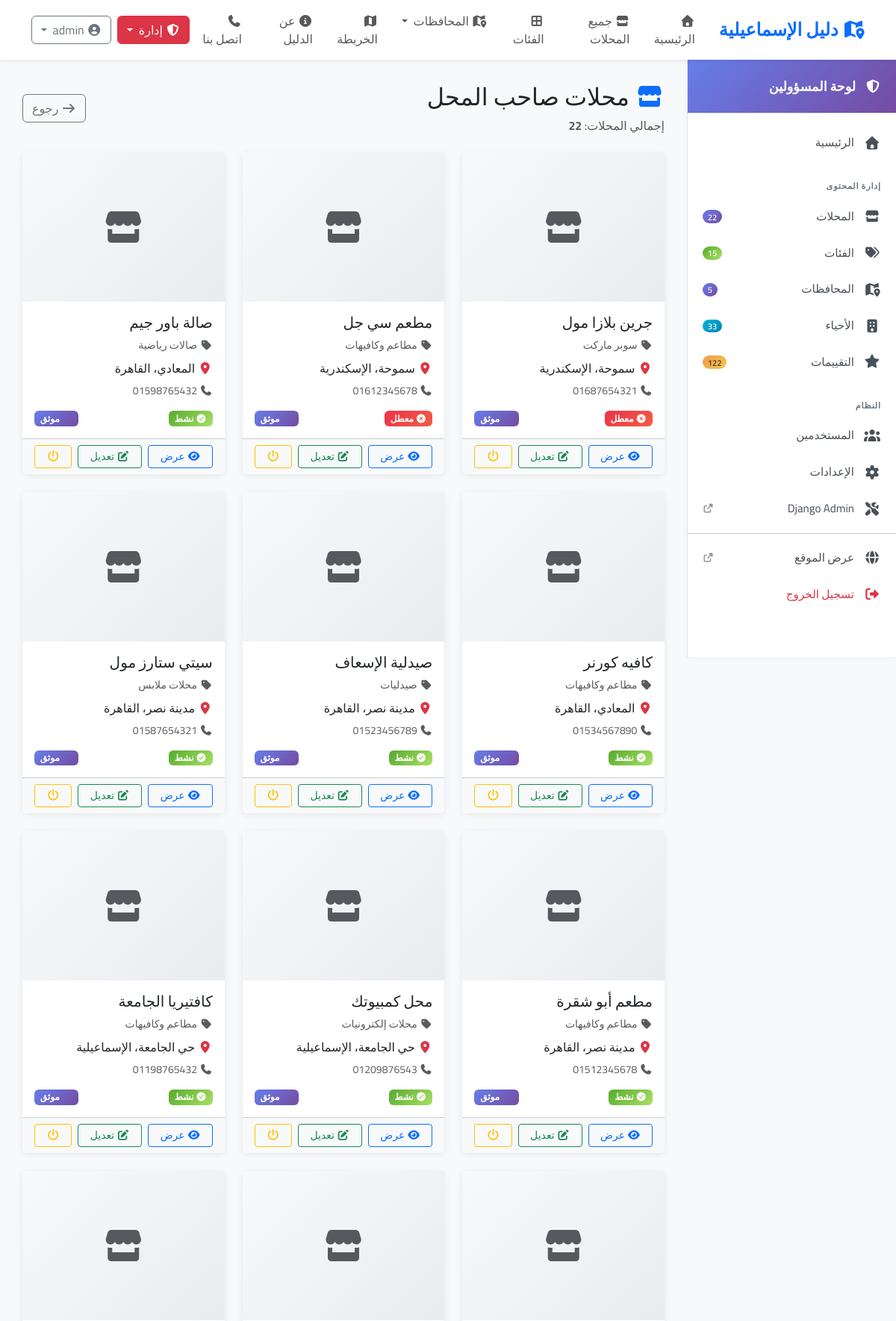
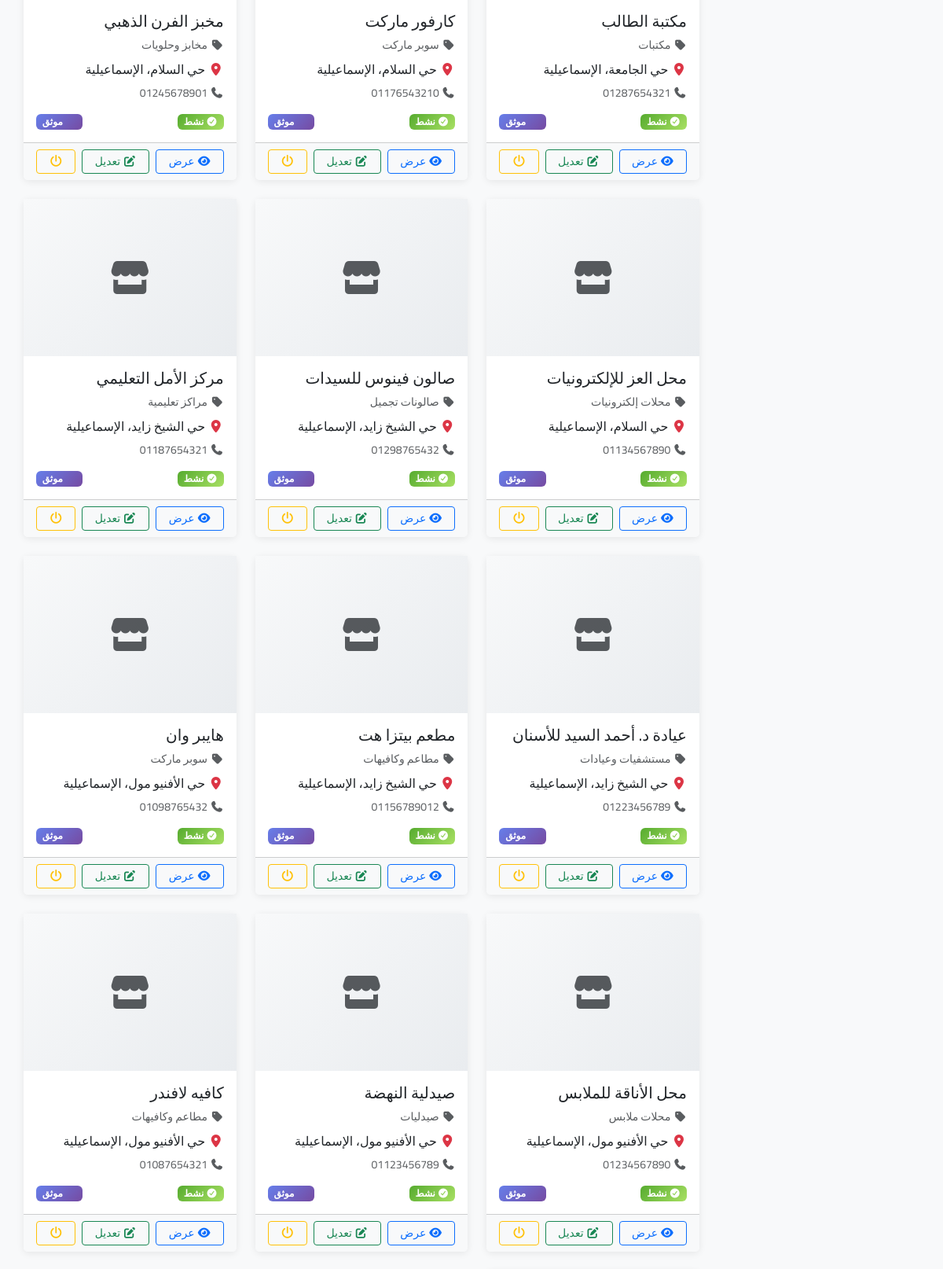
Page /accounts/admin/users/24/businesses/ (signed in, upper part) on the committed database (2 pictures, top to bottom).
### accounts/models.py (models this page shows, shortened)
class User(AbstractUser):
    USER_TYPE_CHOICES = (
        ('admin', 'مدير النظام'),
        ('vendor', 'صاحب محل'),
        ('customer', 'عميل'),
    )
    user_type = models.CharField(
        max_length=10,
        choices=USER_TYPE_CHOICES,
        default='customer',
        verbose_name='نوع المستخدم'
    )
    phone = models.CharField(
        max_length=15,
        blank=True,
        null=True,
        verbose_name='رقم الهاتف'
    )
    is_verified = models.BooleanField(
        default=False,
        verbose_name='تم التحقق'
    )
    class Meta:
        verbose_name = 'مستخدم'
        verbose_name_plural = 'المستخدمون'

### directory/models.py (models this page shows, shortened)
class Business(models.Model):
    phone_regex = RegexValidator(
        regex=r'^01[0-2,5]{1}[0-9]{8}$',
        message="أدخل رقم هاتف مصري صحيح (مثال: 01234567890)"
    )
    owner = models.ForeignKey(
        settings.AUTH_USER_MODEL,
        on_delete=models.CASCADE,
        related_name='businesses',
        related_query_name='business',
        verbose_name='المالك'
    )
    name = models.CharField(
        max_length=200,
        verbose_name='اسم المحل',
        db_index=True
    )
    slug = models.SlugField(
        max_length=250,
        unique=True,
        blank=True,
        allow_unicode=True,
        verbose_name='الرابط'
    )
    logo = models.ImageField(
        upload_to='businesses/logos/%Y/%m/',
        blank=True,
        null=True,
        verbose_name='اللوجو',
        help_text='يُفضل صورة مربعة 500x500 بكسل'
    )
    category = models.ForeignKey(
        Category,
        on_delete=models.PROTECT,
        related_name='businesses',
        related_query_name='business',
        verbose_name='الفئة'
    )
    district = models.ForeignKey(
        District,
        on_delete=models.PROTECT,
        related_name='businesses',
        related_query_name='business',
        verbose_name='الحي'
    )
    phone = models.CharField(
        max_length=15,
        validators=[phone_regex],
        verbose_name='رقم الهاتف',
        help_text='مثال: 01234567890'
    )
    whatsapp = models.CharField(
        max_length=15,
        blank=True,
        validators=[phone_regex],
        verbose_name='واتساب',
        help_text='رقم واتساب (اختياري)'
    )
    email = models.EmailField(
        blank=True,
        verbose_name='البريد الإلكتروني'
    )
    website = models.URLField(
        blank=True,
        verbose_name='الموقع الإلكتروني',
        help_text='رابط الموقع الإلكتروني للمحل (اختياري)'
    )
    facebook = models.URLField(
        blank=True,
        verbose_name='فيسبوك',
        help_text='رابط صفحة الفيسبوك (اختياري)'
    )
    instagram = models.URLField(
        blank=True,
        verbose_name='إنستجرام',
        help_text='رابط حساب الإنستجرام (اختياري)'
    )
    twitter = models.URLField(
        blank=True,
        verbose_name='تويتر',
        help_text='رابط حساب تويتر (اختياري)'
    )
    address = models.TextField(
        verbose_name='العنوان',
        help_text='العنوان التفصيلي للمحل'
    )
    location_url = models.URLField(
        blank=True,
        verbose_name='رابط الموقع (Google Maps)',
        help_text='رابط موقع المحل على خرائط جوجل (اختياري)'
    )
    latitude = models.DecimalField(
        max_digits=9,
        decimal_places=6,
        null=True,
        blank=True,
        verbose_name='خط العرض',
        help_text='يتم تحديده تلقائياً من الخريطة'
    )
    longitude = models.DecimalField(
        max_digits=9,
        decimal_places=6,
        null=True,
        blank=True,
        verbose_name='خط الطول',
        help_text='يتم تحديده تلقائياً من الخريطة'
    )
    description = models.TextField(
        verbose_name='الوصف',
        help_text='وصف تفصيلي عن المحل والخدمات المقدمة'
    )
    working_hours = models.TextField(
        blank=True,
        verbose_name='ساعات العمل',
        help_text='مثال: السبت-الخميس: 9 صباحاً - 10 مساءً | الجمعة: 2 مساءً - 10 مساءً'
    )
    view_count = models.PositiveIntegerField(
        default=0,
        verbose_name='عدد المشاهدات',
        editable=False
    )
    is_active = models.BooleanField(
        default=False,
        verbose_name='نشط',
        help_text='تفعيل/إيقاف ظهور المحل في الموقع'
    )
    is_verified = models.BooleanField(
        default=False,
        verbose_name='موثّق',
        help_text='تم التحقق من صحة المحل'
    )
    is_featured = models.BooleanField(
        default=False,
        verbose_name='مميز',
        help_text='عرض المحل في قسم المحلات المميزة'
    )
    created_at = models.DateTimeField(
        auto_now_add=True,
        verbose_name='تاريخ الإضافة'
    )
    updated_at = models.DateTimeField(
        auto_now=True,
        verbose_name='تاريخ التحديث'
    )
    logo = models.ImageField(
        upload_to='businesses/logos/%Y/%m/',
        blank=True,
        null=True,
        verbose_name='اللوجو',
        help_text='يُفضل صورة مربعة 500x500 بكسل'
    )
    cover_image = models.ImageField(
        upload_to='businesses/covers/%Y/%m/',
        blank=True,
        null=True,
        verbose_name='صورة الغلاف',
        help_text='صورة عريضة للعرض في البطاقة والبانر (يُفضل 1200x400 بكسل)'
    )
    class Meta:
        verbose_name = 'محل'
        verbose_name_plural = 'المحلات'
        ordering = ['-created_at']
        indexes = [
            models.Index(fields=['slug']),
            models.Index(fields=['is_active', 'is_verified']),
            models.Index(fields=['category', 'is_active']),
            models.Index(fields=['district', 'is_active']),
            models.Index(fields=['-view_count']),
            models.Index(fields=['is_featured']),
            models.Index(fields=['owner', 'is_active']),
        ]
        constraints = [
            models.CheckConstraint(
                condition=models.Q(latitude__gte=-90, latitude__lte=90) | models.Q(latitude__isnull=True),
                name='valid_latitude',
                violation_error_message='خط العرض يجب أن يكون بين -90 و 90'
            ),
            models.CheckConstraint(
                condition=models.Q(longitude__gte=-180, longitude__lte=180) | models.Q(longitude__isnull=True),
                name='valid_longitude',
                violation_error_message='خط الطول يجب أن يكون بين -180 و 180'
            ),
        ]
    def get_absolute_url(self):
        return reverse('business_detail', kwargs={'slug': self.slug})
    @property
    def governorate(self):
        return self.district.governorate

class Category(models.Model):
    name = models.CharField(
        max_length=100,
        unique=True,
        verbose_name='اسم الفئة',
        help_text='مثال: مطاعم ومقاهي، صيدليات، محلات ملابس',
        db_index=True
    )
    slug = models.SlugField(
        max_length=100,
        unique=True,
        blank=True,
        allow_unicode=True,
        verbose_name='الرابط'
    )
    icon = models.CharField(
        max_length=50,
        blank=True,
        default='fas fa-store',
        verbose_name='أيقونة Font Awesome',
        help_text='مثال: fas fa-utensils'
    )
    description = models.TextField(
        blank=True,
        verbose_name='الوصف',
        help_text='وصف تفصيلي للفئة (اختياري)'
    )
    image = models.ImageField(
        upload_to='categories/%Y/%m/',
        blank=True,
        null=True,
        verbose_name='صورة الفئة',
        help_text='صورة تمثيلية للفئة (اختياري)'
    )
    order = models.IntegerField(
        default=0,
        verbose_name='الترتيب',
        help_text='رقم أصغر = يظهر أولاً'
    )
    is_active = models.BooleanField(
        default=True,
        verbose_name='نشط',
        help_text='إلغاء التفعيل يخفي الفئة من الموقع'
    )
    created_at = models.DateTimeField(
        auto_now_add=True,
        verbose_name='تاريخ الإنشاء'
    )
    updated_at = models.DateTimeField(
        auto_now=True,
        verbose_name='تاريخ التحديث'
    )
    class Meta:
        verbose_name = 'فئة'
        verbose_name_plural = 'الفئات'
        ordering = ['order', 'name']
        indexes = [
            models.Index(fields=['slug']),
            models.Index(fields=['is_active', 'order']),
        ]

class District(models.Model):
    governorate = models.ForeignKey(
        'Governorate',
        on_delete=models.CASCADE,
        related_name='districts',
        related_query_name='district',
        verbose_name='المحافظة'
    )
    name = models.CharField(
        max_length=100,
        verbose_name='اسم الحي',
        db_index=True
    )
    slug = models.SlugField(
        max_length=100,
        unique=True,
        blank=True,
        allow_unicode=True,
        verbose_name='الرابط'
    )
    description = models.TextField(
        blank=True,
        verbose_name='الوصف',
        help_text='وصف تفصيلي للحي (اختياري)'
    )
    is_active = models.BooleanField(
        default=True,
        verbose_name='نشط'
    )
    order = models.IntegerField(
        default=0,
        verbose_name='الترتيب'
    )
    created_at = models.DateTimeField(
        auto_now_add=True,
        verbose_name='تاريخ الإنشاء'
    )
    updated_at = models.DateTimeField(
        auto_now=True,
        verbose_name='تاريخ التحديث'
    )
    class Meta:
        verbose_name = 'حي'
        verbose_name_plural = 'الأحياء'
        ordering = ['governorate__order', 'governorate__name', 'order', 'name']
        indexes = [
            models.Index(fields=['slug']),
            models.Index(fields=['governorate', 'is_active']),
            models.Index(fields=['is_active', 'order']),
        ]
        unique_together = [['governorate', 'name']]  # منع تكرار اسم الحي في نفس المحافظة

class Governorate(models.Model):
    name = models.CharField(
        max_length=100,
        unique=True,
        verbose_name='اسم المحافظة',
        help_text='مثال: الإسماعيلية، الشرقية، بورسعيد',
        db_index=True
    )
    slug = models.SlugField(
        max_length=100,
        unique=True,
        blank=True,
        allow_unicode=True,
        verbose_name='الرابط'
    )
    description = models.TextField(
        blank=True,
        verbose_name='الوصف',
        help_text='معلومات عن المحافظة (اختياري)'
    )
    icon = models.CharField(
        max_length=50,
        blank=True,
        default='fas fa-city',
        verbose_name='أيقونة Font Awesome',
        help_text='مثال: fas fa-city'
    )
    image = models.ImageField(
        upload_to='governorates/%Y/%m/',
        blank=True,
        null=True,
        verbose_name='صورة المحافظة',
        help_text='صورة تمثيلية للمحافظة (اختياري)'
    )
    is_active = models.BooleanField(
        default=True,
        verbose_name='نشط',
        help_text='إلغاء التفعيل يخفي المحافظة من الموقع'
    )
    order = models.IntegerField(
        default=0,
        verbose_name='الترتيب',
        help_text='رقم أصغر = يظهر أولاً'
    )
    created_at = models.DateTimeField(
        auto_now_add=True,
        verbose_name='تاريخ الإنشاء'
    )
    updated_at = models.DateTimeField(
        auto_now=True,
        verbose_name='تاريخ التحديث'
    )
    class Meta:
        verbose_name = 'محافظة'
        verbose_name_plural = 'المحافظات'
        ordering = ['order', 'name']
        indexes = [
            models.Index(fields=['slug']),
            models.Index(fields=['is_active', 'order']),
        ]

### accounts/views/user_management.py (the view)
# urls.py: path('admin/users/<int:user_id>/businesses/', views.user_businesses, name='user_businesses'),
@login_required
@user_passes_test(lambda u: u.is_staff or u.is_superuser)
def user_businesses(request, user_id):
    user_obj = get_object_or_404(User, pk=user_id)
    businesses = Business.objects.filter(owner=user_obj).select_related(
        'category',
        'district',
        'district__governorate'
    ).prefetch_related('images').order_by('-created_at')
    context = {
        'user_obj': user_obj,
        'businesses': businesses,
    }
    return render(request, 'accounts/admin/user_businesses.html', context)

### templates/accounts/admin/user_businesses.html (shortened to what this page needs)
{% extends 'base.html' %}
{% load static %}
{% block content %}
<div class="dashboard-wrapper">
    {% include 'includes/admin_sidebar.html' %}
    <main class="dashboard-main">
        <div class="d-flex justify-content-between align-items-center mb-4">
            <div>
                <h2>
                    <i class="fas fa-store text-primary"></i>
                    محلات {{ user_obj.get_full_name|default:user_obj.username }}
                </h2>
                <p class="text-muted mb-0">
                    إجمالي المحلات: <strong>{{ businesses.count }}</strong>
                </p>
            </div>
            <a href="{% url 'manage_users' %}" class="btn btn-outline-secondary">
                <i class="fas fa-arrow-right"></i> رجوع
            </a>
        </div>
        <div class="row g-4">
            {% for business in businesses %}
            <div class="col-lg-4 col-md-6">
                <div class="card business-card h-100">
                    {% if business.logo %}
                    <img src="{{ business.logo.url }}" class="card-img-top" alt="{{ business.name }}">
                    {% else %}
                    <div class="placeholder-img">
                        <i class="fas fa-store fa-3x text-muted"></i>
                    </div>
                    {% endif %}
                    <div class="card-body">
                        <h5 class="card-title">{{ business.name }}</h5>
                        <p class="card-text text-muted small mb-2">
                            <i class="fas fa-tag"></i> {{ business.category.name }}
                        </p>
                        <p class="card-text mb-2">
                            <i class="fas fa-map-marker-alt text-danger"></i>
                            {{ business.district.name }}، {{ business.governorate.name }}
                        </p>
                        <p class="card-text small text-muted mb-2">
                            <i class="fas fa-phone"></i> {{ business.phone }}
                        </p>
                        <div class="d-flex justify-content-between align-items-center mt-3">
                            <span class="badge {% if business.is_active %}bg-success{% else %}bg-danger{% endif %}">
                                {% if business.is_active %}
                                <i class="fas fa-check-circle"></i> نشط
                                {% else %}
                                <i class="fas fa-times-circle"></i> معطل
                                {% endif %}
                            </span>
                            <span class="badge {% if business.is_verified %}bg-primary{% else %}bg-warning text-dark{% endif %}">
                                {% if business.is_verified %}
                                 موثق
                                {% else %}
                                <i class="fas fa-clock"></i> غير موثق
                                {% endif %}
                            </span>
                        </div>
                    </div>
                    <div class="card-footer bg-light">
                        <div class="d-flex gap-2">
                            <a href="{{ business.get_absolute_url }}"
                               class="btn btn-sm btn-outline-primary flex-fill"
                               target="_blank"
                               title="عرض {{ business.name }} في الموقع">
                                <i class="fas fa-eye"></i> عرض
                            </a>
                            <a href="{% url 'edit_business_admin' business.pk %}"
                               class="btn btn-sm btn-outline-success flex-fill"
                               title="تعديل {{ business.name }}">
                                <i class="fas fa-edit"></i> تعديل
                            </a>
                            <a href="{% url 'toggle_business_status' business.pk %}"
                               class="btn btn-sm btn-outline-warning flex-fill"
                               title="{% if business.is_active %}تعطيل{% else %}تفعيل{% endif %} {{ business.name }}"
                               onclick="return confirm('هل تريد {% if business.is_active %}تعطيل{% else %}تفعيل{% endif %} {{ business.name }}؟')">
                                <i class="fas fa-power-off"></i>
                            </a>
                        </div>
                    </div>
                </div>
            </div>
            {% endfor %}
        </div>
    </main>
</div>
{% endblock %}

### rows in the picture
User: get_full_name "صاحب المحل"
Business: name "جرين بلازا مول", category.name "سوبر ماركت", district.name "سموحة", governorate.name "الإسكندرية", phone "01687654321", is_active False (drawn), is_verified "موثق"
Business: name "مطعم سي جل", category.name "مطاعم وكافيهات", district.name "سموحة", governorate.name "الإسكندرية", phone "01612345678", is_active False (drawn), is_verified "موثق"
Business: name "صالة باور جيم", category.name "صالات رياضية", district.name "المعادي", governorate.name "القاهرة", phone "01598765432", is_active True (drawn), is_verified "موثق"
Business: name "كافيه كورنر", category.name "مطاعم وكافيهات", district.name "المعادي", governorate.name "القاهرة", phone "01534567890", is_active True (drawn), is_verified "موثق"
Business: name "صيدلية الإسعاف", category.name "صيدليات", district.name "مدينة نصر", governorate.name "القاهرة", phone "01523456789", is_active True (drawn), is_verified "موثق"
Business: name "سيتي ستارز مول", category.name "محلات ملابس", district.name "مدينة نصر", governorate.name "القاهرة", phone "01587654321", is_active True (drawn), is_verified "موثق"
Business: name "مطعم أبو شقرة", category.name "مطاعم وكافيهات", district.name "مدينة نصر", governorate.name "القاهرة", phone "01512345678", is_active True (drawn), is_verified "موثق"
Business: name "محل كمبيوتك", category.name "محلات إلكترونيات", district.name "حي الجامعة", governorate.name "الإسماعيلية", phone "01209876543", is_active True (drawn), is_verified "موثق"
Business: name "كافتيريا الجامعة", category.name "مطاعم وكافيهات", district.name "حي الجامعة", governorate.name "الإسماعيلية", phone "01198765432", is_active True (drawn), is_verified "موثق"
Business: name "مكتبة الطالب", category.name "مكتبات", district.name "حي الجامعة", governorate.name "الإسماعيلية", phone "01287654321", is_active True (drawn), is_verified "موثق"
Business: name "كارفور ماركت", category.name "سوبر ماركت", district.name "حي السلام", governorate.name "الإسماعيلية", phone "01176543210", is_active True (drawn), is_verified "موثق"
Business: name "مخبز الفرن الذهبي", category.name "مخابز وحلويات", district.name "حي السلام", governorate.name "الإسماعيلية", phone "01245678901", is_active True (drawn), is_verified "موثق"
Business: name "محل العز للإلكترونيات", category.name "محلات إلكترونيات", district.name "حي السلام", governorate.name "الإسماعيلية", phone "01134567890", is_active True (drawn), is_verified "موثق"
Business: name "صالون فينوس للسيدات", category.name "صالونات تجميل", district.name "حي الشيخ زايد", governorate.name "الإسماعيلية", phone "01298765432", is_active True (drawn), is_verified "موثق"
Business: name "مركز الأمل التعليمي", category.name "مراكز تعليمية", district.name "حي الشيخ زايد", governorate.name "الإسماعيلية", phone "01187654321", is_active True (drawn), is_verified "موثق"
Business: name "عيادة د. أحمد السيد للأسنان", category.name "مستشفيات وعيادات", district.name "حي الشيخ زايد", governorate.name "الإسماعيلية", phone "01223456789", is_active True (drawn), is_verified "موثق"
Business: name "مطعم بيتزا هت", category.name "مطاعم وكافيهات", district.name "حي الشيخ زايد", governorate.name "الإسماعيلية", phone "01156789012", is_active True (drawn), is_verified "موثق"
Business: name "هايبر وان", category.name "سوبر ماركت", district.name "حي الأفنيو مول", governorate.name "الإسماعيلية", phone "01098765432", is_active True (drawn), is_verified "موثق"
Business: name "محل الأناقة للملابس", category.name "محلات ملابس", district.name "حي الأفنيو مول", governorate.name "الإسماعيلية", phone "01234567890", is_active True (drawn), is_verified "موثق"
Business: name "صيدلية النهضة", category.name "صيدليات", district.name "حي الأفنيو مول", governorate.name "الإسماعيلية", phone "01123456789", is_active True (drawn), is_verified "موثق"
Business: name "كافيه لافندر", category.name "مطاعم وكافيهات", district.name "حي الأفنيو مول", governorate.name "الإسماعيلية", phone "01087654321", is_active True (drawn), is_verified "موثق"

### other values in the picture
{{ stats.total_businesses|default:0 }} "22"
{{ stats.total_categories|default:0 }} "15"
{{ stats.total_governorates|default:0 }} "5"
{{ stats.total_districts|default:0 }} "33"
{{ stats.total_reviews|default:0 }} "122"
{{ businesses.count }} "22"
